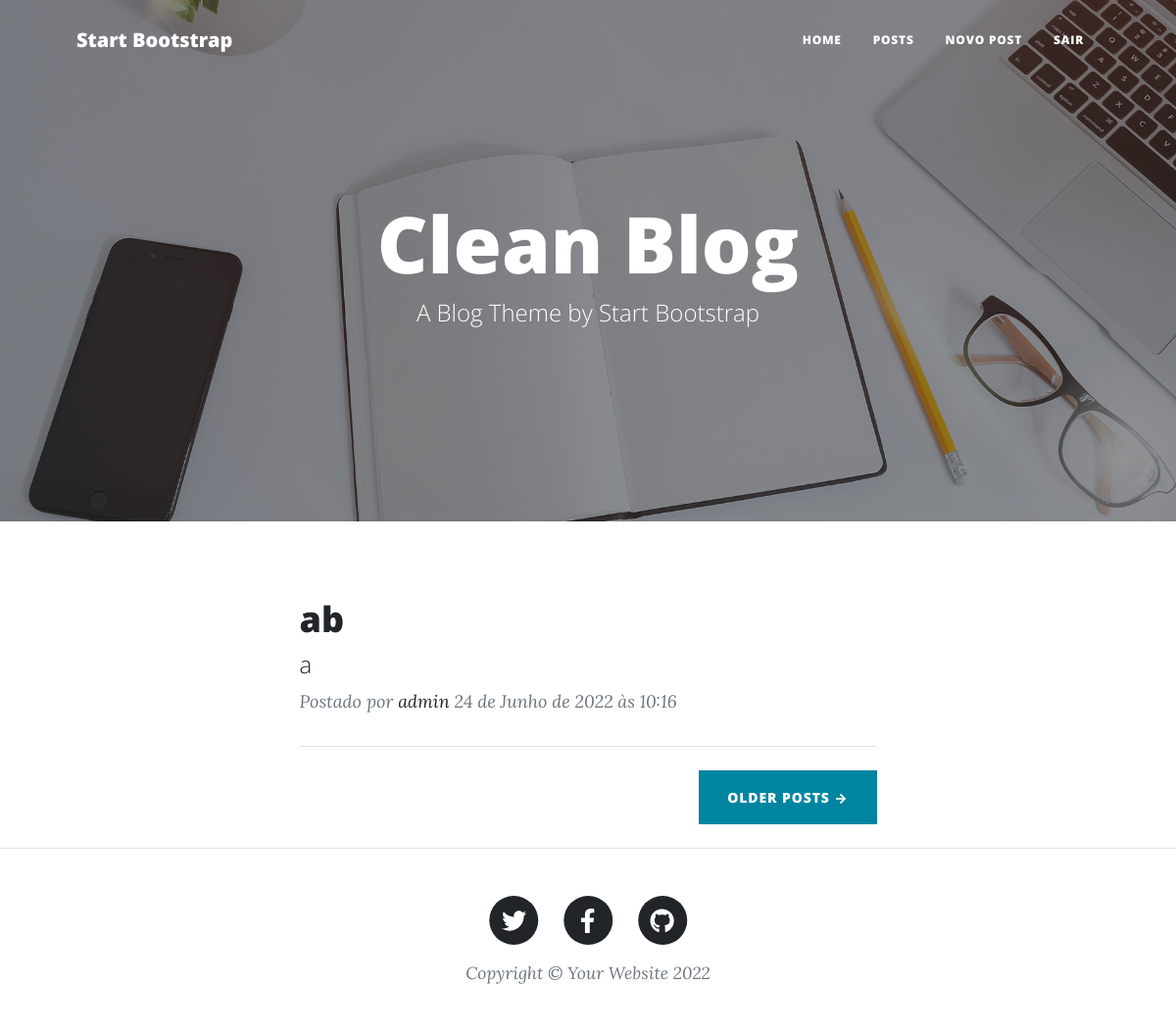
Page /posts (signed in) on the earlier database version.
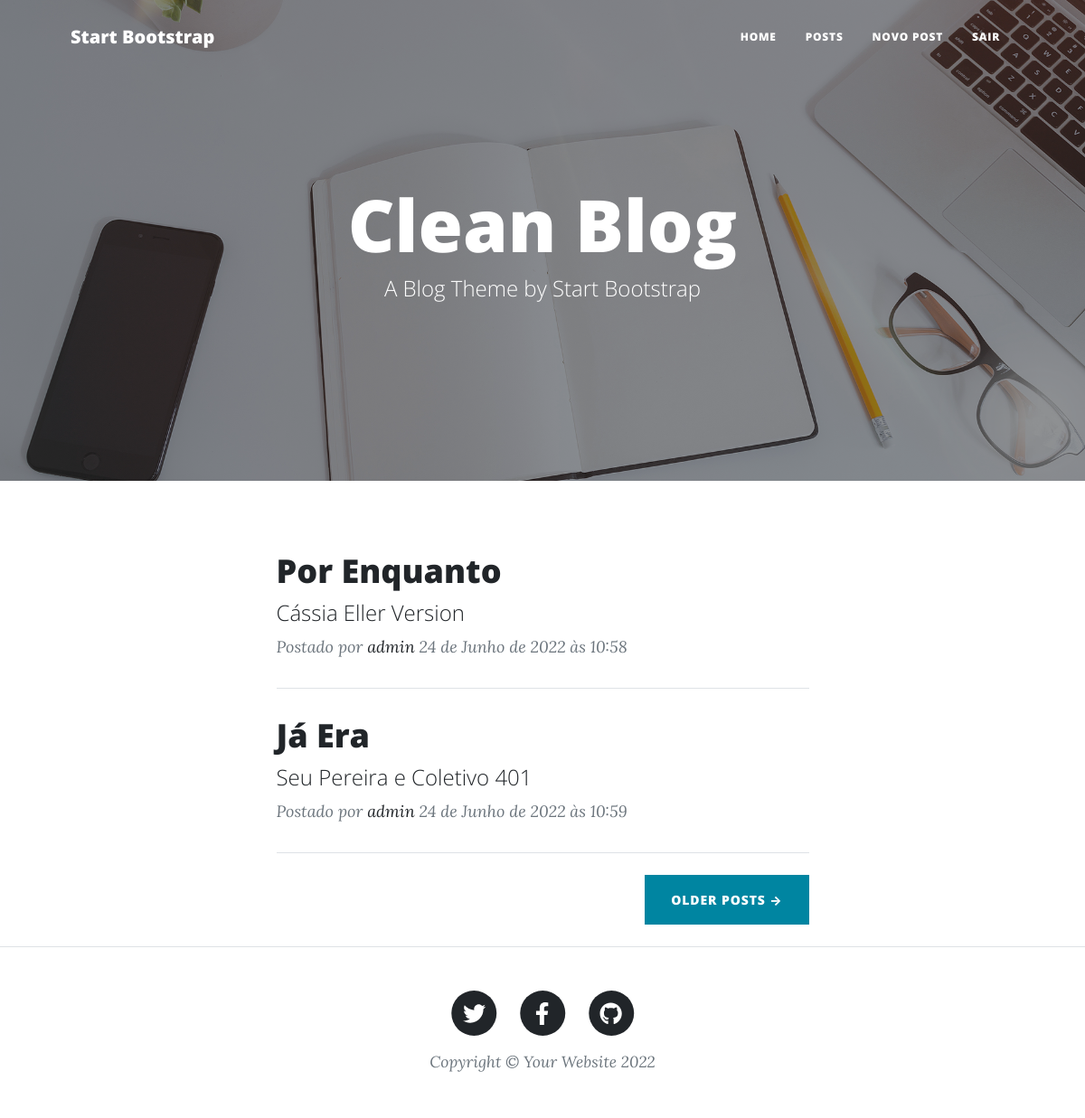
Same page on the later database version.
### app/models.py (models this page shows, shortened)
class Post(models.Model):
    STATUS      = (('publico', 'Público'), ('privado', 'Privado'))
    titulo      = models.CharField(max_length=100)
    subtitulo   = models.CharField(max_length=100)
    slug        = models.SlugField(max_length=100)
    descricao   = models.TextField()
    autor       = models.ForeignKey(User, on_delete=models.CASCADE)
    publicacao  = models.DateTimeField(default=timezone.now)
    atualizacao = models.DateTimeField(auto_now_add=True)
    status      = models.CharField(max_length=12, choices=STATUS, default='indisponível')
    def get_absolute_url(self):
        return reverse('postDetail', args=[self.slug])
    class Meta:
        ordering = ['publicacao']

### app/views.py (the view)
# urls.py: path('posts', views.PostListView.as_view(), name='postList'),
class PostListView(ListView):
    model = Post
    template_name = 'post/post-list.html'

### app/templates/post/post-list.html (shortened to what this page needs)
{% extends 'base.html' %}
{% load static %}
{% block header %}
    <header class="masthead" style="background-image: url({% static 'assets/img/home-bg.jpg' %})">
        <div class="container position-relative px-4 px-lg-5">
            <div class="row gx-4 gx-lg-5 justify-content-center">
                <div class="col-md-10 col-lg-8 col-xl-7">
                    <div class="site-heading">
                        <h1>Clean Blog</h1>
                        <span class="subheading">A Blog Theme by Start Bootstrap</span>
                    </div>
                </div>
            </div>
        </div>
    </header>
{% endblock header %}
{% block content %}
    <div class="post-preview">
        {% for post in object_list %}
            {% if post.status == 'publico' and post.autor.username != user.username %}
                <a href="{{post.get_absolute_url}}">
                    <h2 class="post-title">{{post.titulo}}</h2>
                    <h4 class="post-subtitle">{{post.subtitulo}}</h4>
                </a>
                <p class="post-meta">
                    Postado por
                    <a href="#!">{{post.autor}}</a>
                    {{post.publicacao}}
                </p>
                <hr class="my-4" />
            {% elif post.autor.username == user.username %}
                <a href="{{post.get_absolute_url}}">
                    <h2 class="post-title">{{post.titulo}}</h2>
                    <h4 class="post-subtitle">{{post.subtitulo}}</h4>
                </a>
                <p class="post-meta">
                    Postado por
                    <a href="#!">{{post.autor}}</a>
                    {{post.publicacao}}
                </p>
                <hr class="my-4" />
            {% endif %}
        {% endfor %}
    </div>
    <div class="d-flex justify-content-end mb-4"><a class="btn btn-primary text-uppercase" href="#!">Older Posts →</a></div>
{% endblock content %}

### templates/base.html (shortened to what this page needs)
{% load static %}
<!DOCTYPE html>
<html lang="en">
    <head>
        <link href="{% static 'css/styles.css'%}" rel="stylesheet" />
        <link href="{% static 'css/mycss.css'%}" rel="stylesheet" />
    </head>
    <body>
        <nav class="navbar navbar-expand-lg navbar-light" id="mainNav">
            <div class="container px-4 px-lg-5">
                <a class="navbar-brand" href="index.html">Start Bootstrap</a>
                <div class="collapse navbar-collapse" id="navbarResponsive">
                    <ul class="navbar-nav ms-auto py-4 py-lg-0">
                        <li class="nav-item"><a class="nav-link px-lg-3 py-3 py-lg-4" href="{% url 'index' %}">Home</a></li>
                        <li class="nav-item"><a class="nav-link px-lg-3 py-3 py-lg-4" href="{% url 'postList' %}">Posts</a></li>
                        {% if user.is_authenticated %}
                            <li class="nav-item"><a class="nav-link px-lg-3 py-3 py-lg-4" href="{% url 'postCreate' %}">Novo Post</a></li>
                            <li class="nav-item"><a class="nav-link px-lg-3 py-3 py-lg-4" href="{% url 'logout' %}">Sair</a></li>
                        {% else %}
                            <li class="nav-item"><a class="nav-link px-lg-3 py-3 py-lg-4" href="{% url 'login' %}">Entrar</a></li>
                        {% endif %}
                    </ul>
                </div>
            </div>
        </nav>
        {% block header %}
        {% endblock header %}
        <div class="container px-4 px-lg-5">
            <div class="row gx-4 gx-lg-5 justify-content-center">
                <div class="col-md-10 col-lg-8 col-xl-7">
                    {% block content %}
                    {% endblock content %}
                </div>
            </div>
        </div>
        <footer class="border-top">
            <div class="container px-4 px-lg-5">
                <div class="row gx-4 gx-lg-5 justify-content-center">
                    <div class="col-md-10 col-lg-8 col-xl-7">
                        <ul class="list-inline text-center">
                            <li class="list-inline-item">
                                <a href="#!">
                                    <span class="fa-stack fa-lg">
                                        <i class="fas fa-circle fa-stack-2x"></i>
                                        <i class="fab fa-twitter fa-stack-1x fa-inverse"></i>
                                    </span>
                                </a>
                            </li>
                            <li class="list-inline-item">
                                <a href="#!">
                                    <span class="fa-stack fa-lg">
                                        <i class="fas fa-circle fa-stack-2x"></i>
                                        <i class="fab fa-facebook-f fa-stack-1x fa-inverse"></i>
                                    </span>
                                </a>
                            </li>
                            <li class="list-inline-item">
                                <a href="#!">
                                    <span class="fa-stack fa-lg">
                                        <i class="fas fa-circle fa-stack-2x"></i>
                                        <i class="fab fa-github fa-stack-1x fa-inverse"></i>
                                    </span>
                                </a>
                            </li>
                        </ul>
                        <div class="small text-center text-muted fst-italic">Copyright &copy; Your Website 2022</div>
                    </div>
                </div>
            </div>
        </footer>
    </body>
</html>

Differences in the rows shown:
removed Post: titulo "ab", subtitulo "a", autor "admin", publicacao "24 de Junho de 2022 às 10:16"
added Post: titulo "Por Enquanto", subtitulo "Cássia Eller Version", autor "admin", publicacao "24 de Junho de 2022 às 10:58"
added Post: titulo "Já Era", subtitulo "Seu Pereira e Coletivo 401", autor "admin", publicacao "24 de Junho de 2022 às 10:59"
